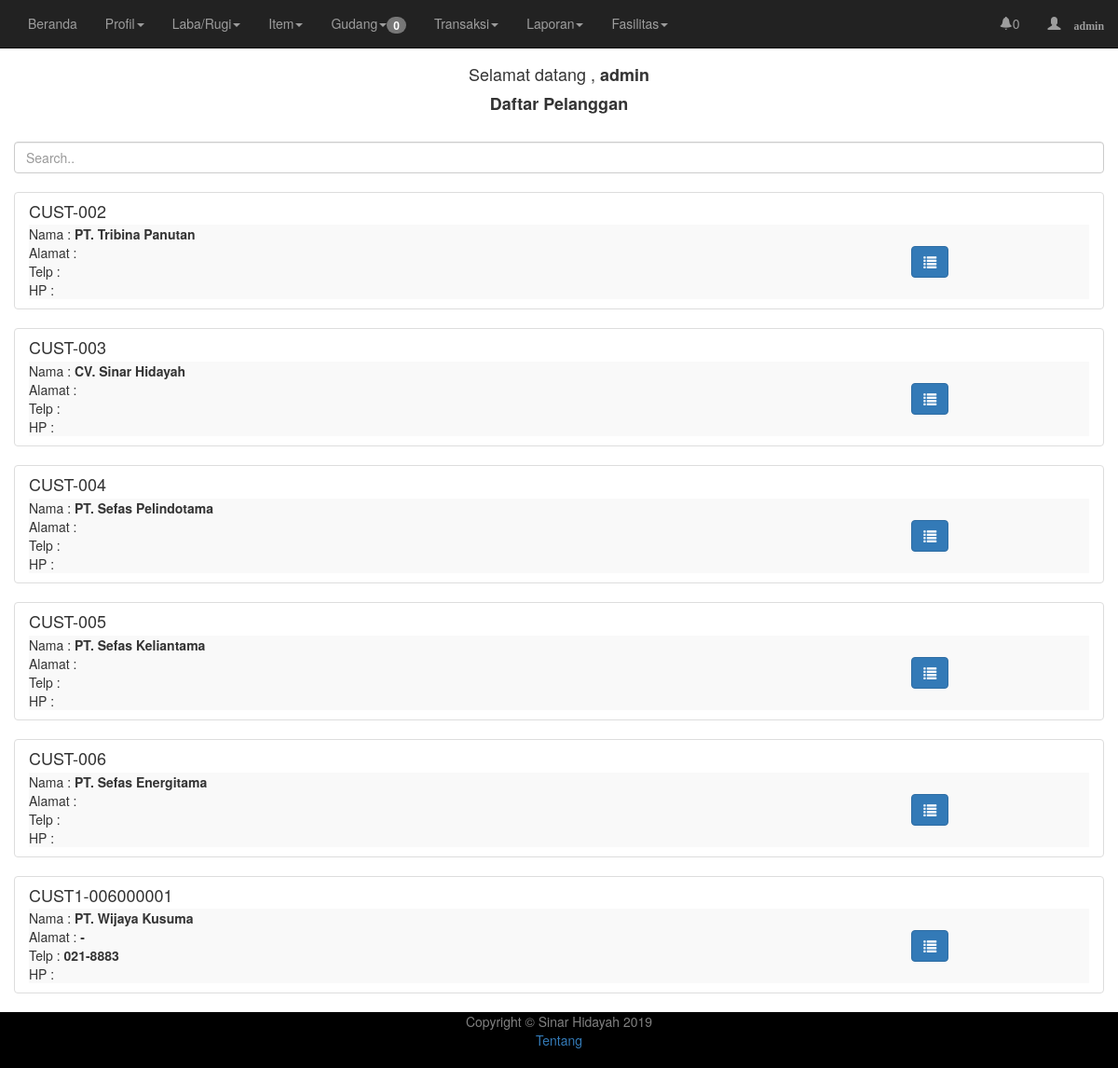
/home.php?page=pelanggan-lihat (signed in), run on the app's committed database.
### tables this page shows
CREATE TABLE IF NOT EXISTS `karyawan` (
  `kode_user` int(3) NOT NULL,
  `user` varchar(20) NOT NULL,
  `password` varchar(50) NOT NULL,
  `temp_pass` varchar(50) NOT NULL,
  `kode_level` int(2) NOT NULL,
  `nama_karyawan` varchar(30) NOT NULL,
  `tanggal_lahir` date NOT NULL,
  `jenis_kelamin` varchar(6) NOT NULL,
  `nik` varchar(16) NOT NULL,
  `alamat` text NOT NULL,
  `status` varchar(12) NOT NULL,
  `no_hp1` varchar(15) NOT NULL,
  `no_hp2` varchar(15) NOT NULL,
  PRIMARY KEY (`kode_user`)
);

CREATE TABLE IF NOT EXISTS `pelanggan` (
  `kode_pelanggan` varchar(20) NOT NULL,
  `nama_pelanggan` varchar(30) NOT NULL,
  `npwp` varchar(20) NOT NULL,
  `alamat_pelanggan` text NOT NULL,
  `alamat_pengiriman` text NOT NULL,
  `alamat_penagihan` text NOT NULL,
  `telp` varchar(15) NOT NULL,
  `hp1` varchar(15) NOT NULL,
  `hp2` varchar(15) NOT NULL,
  `fax` varchar(15) NOT NULL,
  `email` varchar(30) NOT NULL
);

### lihat-pelanggan.php (the view, shortened to what this page needs)
<?php
include 'config/koneksi.php';
echo
"
<div align='center'>
    <center><h4><b>Daftar Pelanggan</b></h4></center>
</div>
<br />
<input class='form-control' id='myInput' type='text' placeholder='Search..'>
<br />";
$query = mysqli_query($buka, "SELECT * FROM pelanggan")or die(mysqli_error);
while ($data = mysqli_fetch_assoc($query))
{
    echo "
    <form>
        <div id='myList' class='list-group' >
            <div class='list-group-item'>
                <h4 class='list-group-item-heading'>".$data["kode_pelanggan"]."</h4>
                <table class='table-striped' width='100%'>
                    <tr>
                        <td>
                            <span class='list-group-item-text' id='subjectName' >
                                Nama  : <b>{$data["nama_pelanggan"]}</b><br />
                                Alamat  : <b>{$data["alamat_pelanggan"]}</b><br />
                                Telp : <b>{$data["telp"]}</b><br />
                                HP : <b>{$data["mobile"]}</b><br />
                            </span>
                        </td>
                        <td align='center' width='30%'>
                            <a href='home.php?page=pelanggan-detil&&kode_pelanggan=".$kd_cust."' class='btn btn-primary'>
                                <i class='glyphicon glyphicon-list'></i>
                            </a>
                        </td>
                    </tr>
                </table>
            </div>
        </div>
    </form>";
}
?>

### navbar.php (shortened to what this page needs)
<nav class='navbar navbar-inverse navbar-fixed-top'>
	<div class='container-fluid'>
		<div class='collapse navbar-collapse' id='bs-navbar-collapse-1'>
            <ul class='nav navbar-nav'>
                <li>
                	<a href='home.php'>Beranda</a>
                </li>
                <?php
                    include 'menu-profil.php';
                    include 'menu-laba-rugi.php';
                    include 'menu-item.php';
                    include 'menu-gudang.php';
                    include 'menu-transaksi.php';
                    include 'menu-laporan.php';
                    include 'menu-fasilitas.php';
                ?>
            </ul>
            <ul class='nav navbar-nav navbar-right'>
                <li class='nav-item dropdown no-arrow mx-1'>
               	    <a class='nav-link dropdown-toggle' href='#' id='alertsDropdown3' role='button' data-toggle='dropdown' aria-haspopup='true' aria-expanded='false'>
                        <span>
                            <?php
                    		include 'config/koneksi.php';
                    		$a = 'select count(min_stok) as jumlah from stok where total <= min_stok';
                    		$b = mysqli_query($buka, $a);
                    		$c = mysqli_fetch_array($b);
                    		echo "<i class='glyphicon glyphicon-bell'></i>".$c['jumlah'];
                    		?>
                    	</span>
                	</a>
                    	   <?php include 'stokminim.php'; ?>
        		</li>
        		<li class='nav-item dropdown no-arrow'>
        		    <a href='#' class='nav-link dropdown-toggle' href='#' id='userDropdown' role='button' data-toggle='dropdown' aria-haspopup='true' aria-expanded='false'>
        		        <span class='glyphicon glyphicon-user'>
        		            <span class='mr-2 d-none d-lg-inline text-gray-600 small'>
                                <strong>
                                <?php
                                $are = $_SESSION['user'];
                                $asd = mysqli_query($buka, "select * from karyawan where user='$are'");
                                $dsa = mysqli_fetch_array($asd);
								print($dsa['nama_karyawan']);
								?>
                                </strong>
        		            </span>
        		        </span>
                    </a>
                </li>
			</ul>
		</div>
	</div>
</nav>

### css/sticky-footer-navbar.css (style rules this page uses)
html { position: relative; min-height: 100%; }
body { margin-bottom: 60px; }

### data on the page
karyawan: nama_karyawan "admin"
pelanggan: kode_pelanggan "CUST-002", nama_pelanggan "PT. Tribina Panutan"
pelanggan: kode_pelanggan "CUST-003", nama_pelanggan "CV. Sinar Hidayah"
pelanggan: kode_pelanggan "CUST-004", nama_pelanggan "PT. Sefas Pelindotama"
pelanggan: kode_pelanggan "CUST-005", nama_pelanggan "PT. Sefas Keliantama"
pelanggan: kode_pelanggan "CUST-006", nama_pelanggan "PT. Sefas Energitama"
pelanggan: kode_pelanggan "CUST1-006000001", nama_pelanggan "PT. Wijaya Kusuma", alamat_pelanggan "-", telp "021-8883"

### other printed values
$az['ttl_jml'] "0"
$c['jumlah'] "0"
$_SESSION['user'] "admin"
